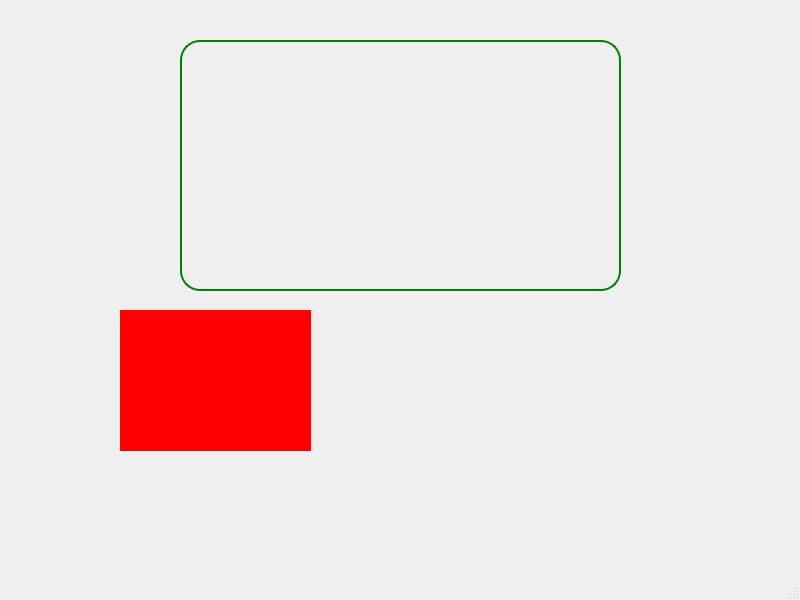
<?xml version="1.0" encoding="UTF-8"?>
<ui version="4.0">
 <class>MainWindow</class>
 <widget class="QMainWindow" name="MainWindow">
  <property name="geometry">
   <rect>
    <x>0</x>
    <y>0</y>
    <width>800</width>
    <height>600</height>
   </rect>
  </property>
  <property name="windowTitle">
   <string>MainWindow</string>
  </property>
  <widget class="QWidget" name="centralwidget">
   <widget class="QLabel" name="label">
    <property name="geometry">
     <rect>
      <x>180</x>
      <y>40</y>
      <width>441</width>
      <height>251</height>
     </rect>
    </property>
    <property name="styleSheet">
     <string notr="true">QLabel{
	border: 2px solid green;	
  	border-radius:20px;	
	background-image:url(:/icons/phone.png);
}</string>
    </property>
    <property name="text">
     <string/>
    </property>
   </widget>
   <widget class="QLabel" name="label_2">
    <property name="geometry">
     <rect>
      <x>120</x>
      <y>310</y>
      <width>191</width>
      <height>141</height>
     </rect>
    </property>
    <property name="styleSheet">
     <string notr="true">QLabel{
	background-color:red;
}</string>
    </property>
    <property name="text">
     <string/>
    </property>
   </widget>
   <widget class="QLabel" name="label_3">
    <property name="geometry">
     <rect>
      <x>400</x>
      <y>330</y>
      <width>331</width>
      <height>191</height>
     </rect>
    </property>
    <property name="text">
     <string/>
    </property>
   </widget>
  </widget>
  <widget class="QMenuBar" name="menubar">
   <property name="geometry">
    <rect>
     <x>0</x>
     <y>0</y>
     <width>800</width>
     <height>28</height>
    </rect>
   </property>
  </widget>
  <widget class="QStatusBar" name="statusbar"/>
 </widget>
 <resources/>
 <connections/>
</ui>
